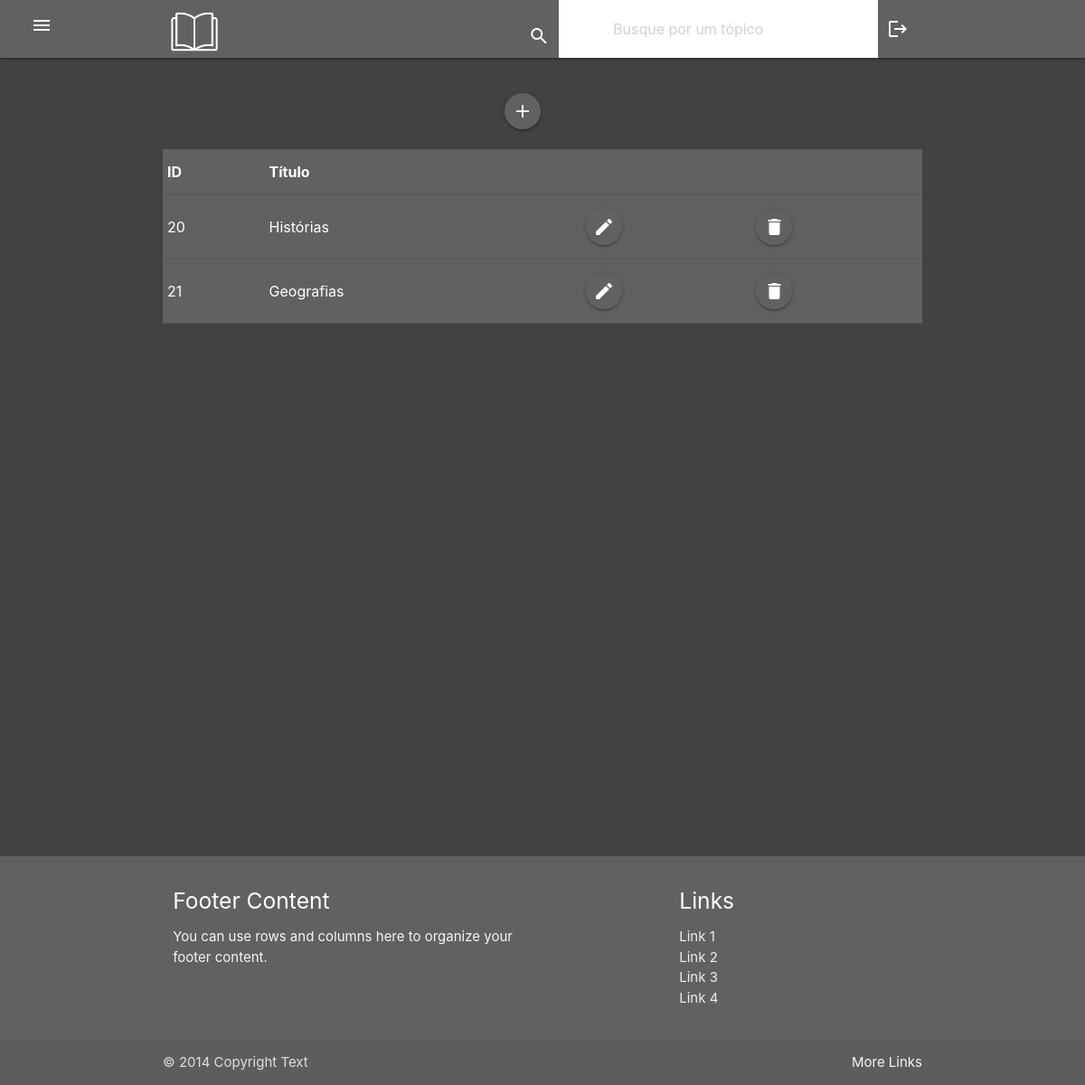
The app's page /Topicos/topicos.php (signed in) with its own data.
### tables this page shows
CREATE TABLE `topicos` (
  `id` int(11) NOT NULL,
  `titulo` varchar(255) NOT NULL
);

### Topicos/topicos.php (the view, shortened to what this page needs)
 <main>
     <?php include_once "../conecta.php";
     require_once "../interfaces/header.php";
     include('../funcoes.php'); ?>
<?php
$sql = "SELECT * FROM `topicos`";
$result = mysqli_query($conexao, $sql);
echo "<br><div class = 'container'>";
if(isset($_SESSION['id_usuario'])){
     if($_SESSION['nvl_usuario'] != 2){
echo "<a id = 'inserir' href='inseretopicos.php' class = 'btn-floating waves-effect grey darken-2'><i class = 'material-icons'> add </i> </a> <br>";
     }}
echo '<table class = "highlight grey darken-2 white-text">';
echo "<tr> <th> ID </th> <th> Título </th></tr> <br>";
$topicos = mysqli_fetch_all($result, MYSQLI_BOTH);
foreach($topicos as $chave => $topico){
     echo "<tr>";
     echo "<td>" . $topico['id']."</td  >";
     echo "<td>" . $topico['titulo'] ."</td>";
     if(isset($_SESSION['nvl_usuario'])){
          if($_SESSION['nvl_usuario'] != 2){
     echo "<td> <a class = 'btn-floating waves-effect grey darken-2' href='formalterat.php?id=$topico[id]'><i class = 'material-icons'> edit </i> </a>";
     echo "<td> <a class = 'btn-floating waves-effect grey darken-2' href='#'" . "onclick='confirmacao($topico[id])'><i class = 'material-icons'>" . "delete</i></a>" ;
          }
     }
     echo "</tr>";
}
echo "</table>";
echo "</div>";
echo "<a href='inicio.html' class ='voltar'>";
?>
</main>
<?php require_once "../interfaces/footer.php"; ?>
</body>
</html>

### Topicos/topicos.php (style rules this page uses)
#inserir { margin-left: 45%; }

### interfaces/header.php (style rules this page uses)
body { display: flex; min-height: 150vh; flex-direction: column; }
main { flex: 1 0 auto; }
table { max-width: 100%; }

### records on screen
topicos: id "20", titulo "Histórias"
topicos: id "21", titulo "Geografias"
